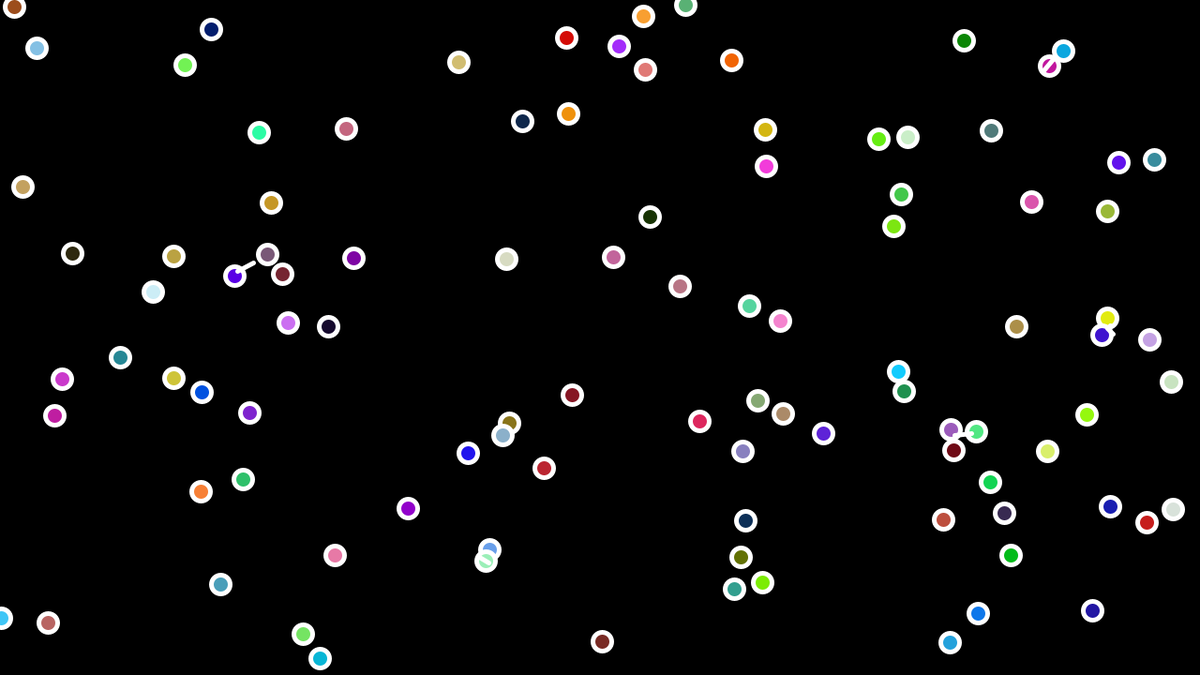
Frame 1 (no input)
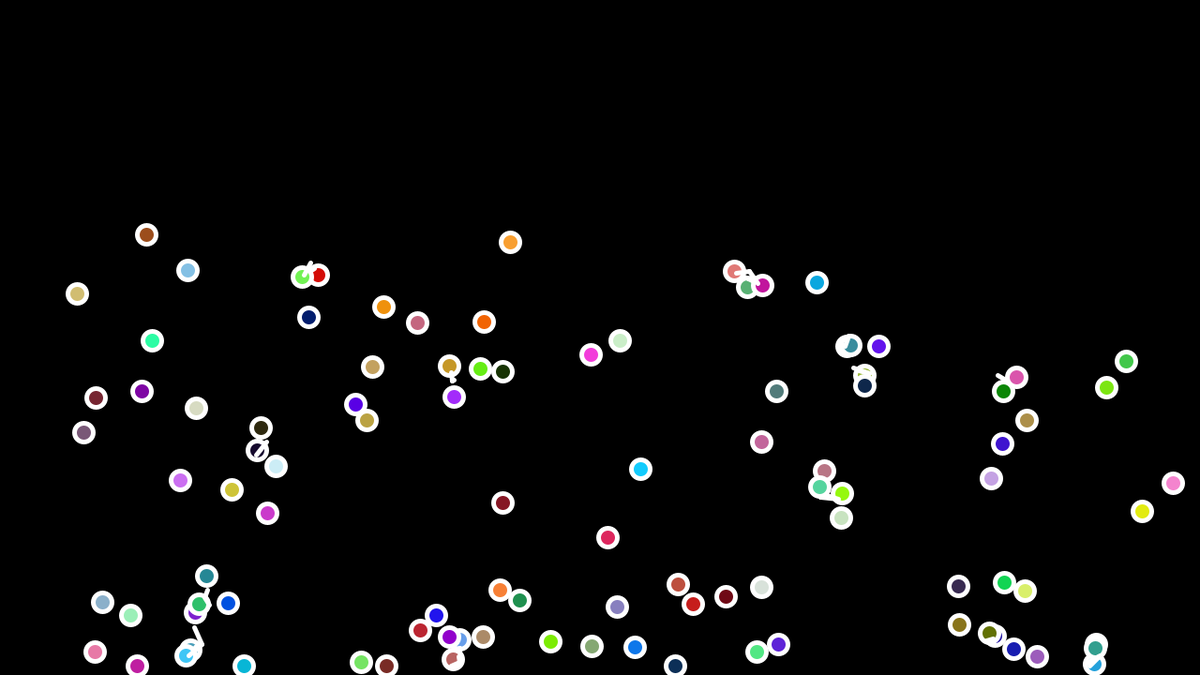
Frame 60 (the mouse pressed at the canvas centre just before this capture)
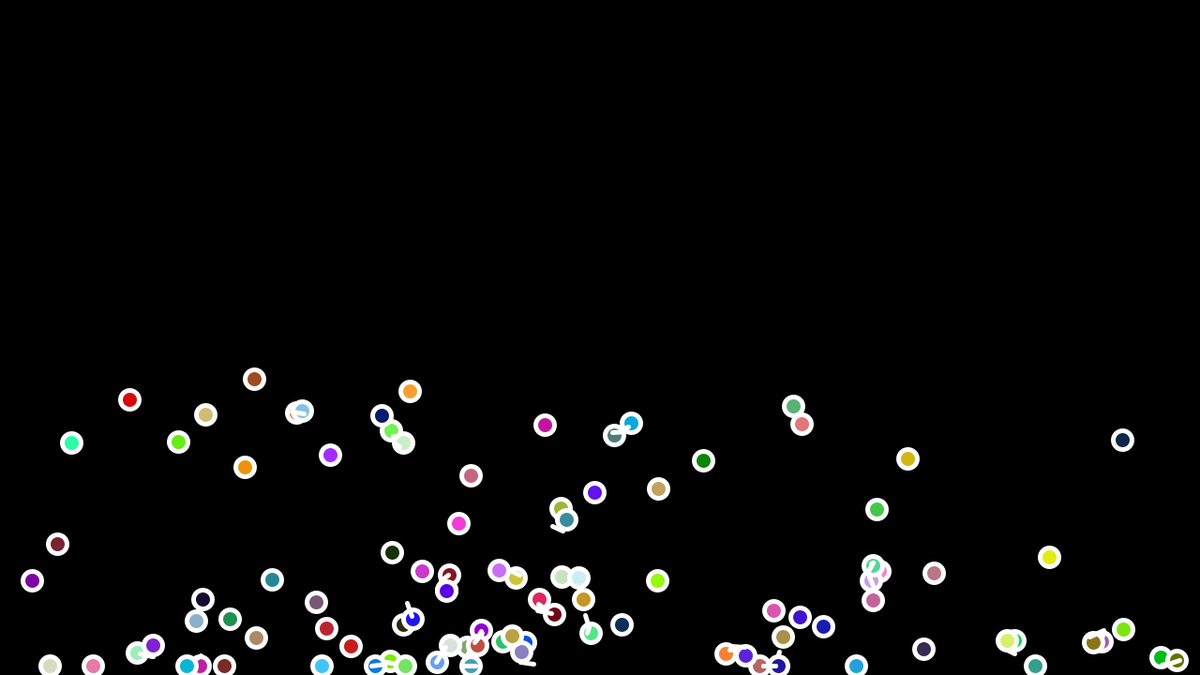
Frame 120 (the mouse held since frame 60 and released just before this capture)

The Processing sketch that drew these frames (run headless with seeded random() and noise(); from frame 60 on, the mouse is pressed at the canvas centre):

// Processing sketch: BouncingBalls
// ── BouncingBalls.pde
Ball[] balls;

void setup() {
  size(1280, 720);
  balls = new Ball[100];
  for (int i=0; i<balls.length; i++) {
    balls[i] = new Ball(i);
  }
  
}

void draw() {
  background(0);
  for (int i=0; i<balls.length; i++) {
    balls[i].draw();
    balls[i].move();
    balls[i].checkForSurrounding(balls);
  }
}

// ── Ball.pde
import java.util.Arrays;
import java.util.Comparator;
import java.util.List;

class Ball {

  StateOfMotion[] som;
  float radius = 20;
  float[] fillColor = {
    random(0,255),
    random(0,255),
    random(0,255)
  };
  int id;

  Ball(float[] pos) {
    som = new StateOfMotion[] {
      new StateOfMotion(pos[0], radius, width, 0),
      new StateOfMotion(pos[1], radius, height, 1)
    };
  }
  
  Ball(int id_) {
    this(new float[] {random(0,width), random(0,height)});
    id = id_;
  }

  void draw() {
    stroke(255);
    strokeWeight(5);
    fill(fillColor[0], fillColor[1], fillColor[2]);
    ellipse(som[0].pos - radius/2, som[1].pos - radius/2, radius, radius);
  }
  
  float[] nextPos() {
    float[] nPos = new float[som.length];
    for (int i=0; i < nPos.length; i++) {
      nPos[i] = som[i].nextPos();
    }
    return nPos;
  }
  
  float distanceFrom(float[] p) {
    float distance = 0;
    for (int i=0; i<som.length; i++) {
      distance += Math.pow((som[i].pos - p[i]), 2);
    }
    
    return (float)(Math.sqrt(distance));
  }
  
  void checkForSurrounding(Ball[] balls) {
    List<Ball> surroundingBalls = Arrays.asList(balls);
    surroundingBalls.sort(new Comparator<Ball>(){
      public int compare(Ball b1, Ball b2) {
        int cmp;
        float param1 = b1.radius;
        float param2 = b2.radius;
        if (param1 > param2)
           cmp = +1;
        else if (param1 < param2)
           cmp = -1;
        else
           cmp = 0;
        return cmp;
      }
    });
    
    for (int i=0; i<surroundingBalls.size(); i++) {
      Ball other = surroundingBalls.get(i);
      if (other.id != this.id) {
        float[] otherNextPos = other.nextPos();
        if (distanceFrom(otherNextPos) < radius) {
          //adjustMotionForCollisionWith(other);
          line(som[0].pos - radius/2,som[1].pos - radius/2,otherNextPos[0]-other.radius/2,otherNextPos[1]-other.radius/2);
        }
      }
    }
  }
  
  void adjustMotionForCollisionWith(Ball ball) {
    for (int i=0; i<som.length; i++) {
      som[i].vel = -som[i].vel;
    }
  }

  void move() {
    for (StateOfMotion s : som) {
      s.move();
    }
  }
}

// ── StateOfMotion.pde
class StateOfMotion {
  float pos;
  float vel;
  float acc;
  float min;
  float max;
  float elas = 0.9;

  StateOfMotion(float pos_, float min_, float max_, float acc_) {
    pos = pos_;
    vel = random(-10, 10);
    min = min_;
    max = max_;
    acc = acc_;
  }
  
  float nextPos() {
    float nPos;
    if ((pos + vel) < min) {
      nPos = min;
    } else if ((pos + vel) > max) {
      nPos = max;
    } else {
      nPos = pos + vel;
    }
    return nPos;
  }

  void move() {
    pos = nextPos();
    if (pos == min || pos == max) {
      vel = -elas * vel;
    }
    vel += acc;
    vel = 0.995 * vel;
  }
}
